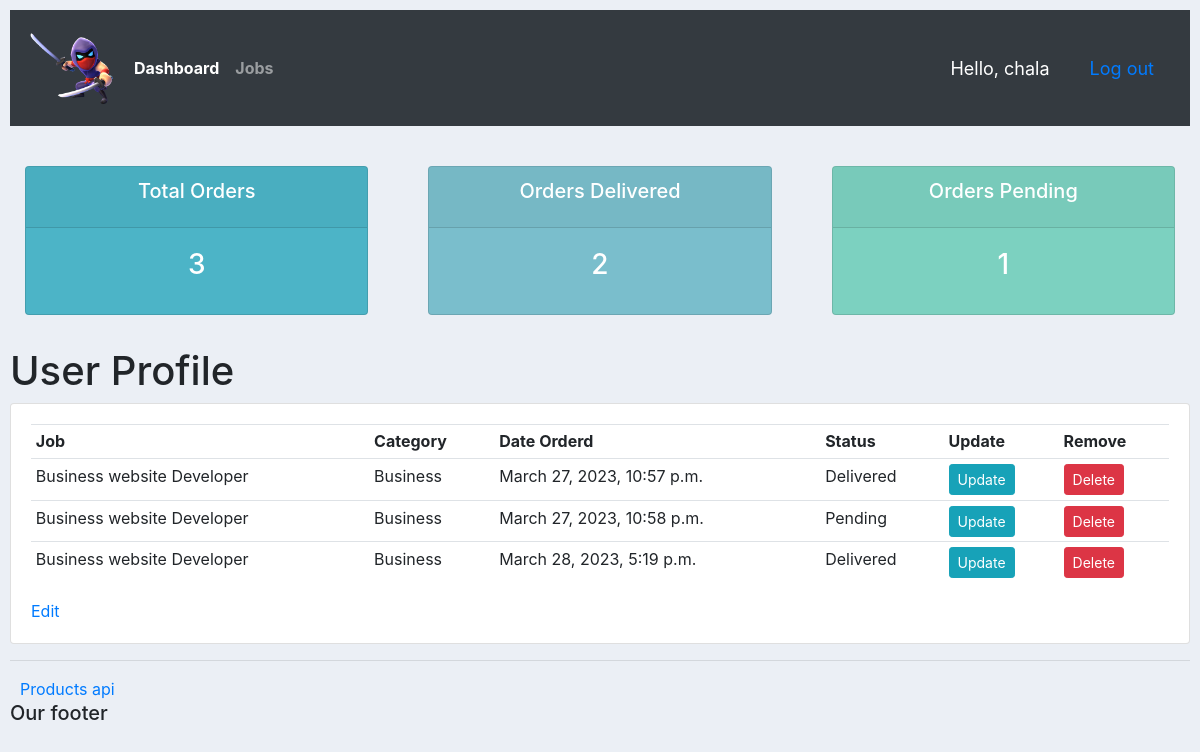
Page /profile/ (signed in) on the committed database.
### accounts/models.py (models this page shows, shortened)
class Order(models.Model):
    STATUS = (
        ('Pending','Pending'),
        ('Out for delivery','Out for delivery'),
        ('Delivered','Delivered'),
    )
    customer = models.ForeignKey(Customer, null=True, on_delete=models.SET_NULL)
    job = models.ForeignKey(job, null=True, on_delete=models.SET_NULL)
    status = models.CharField(max_length=200,null=True,choices=STATUS)
    date_created = models.DateTimeField(auto_now_add=True, null=True)

class job(models.Model):
    CATEGORY = (
        ('IT','IT'),
        ('Business','Business'),
        ('Marketing','Marketing'),
    )
    name = models.CharField(max_length=200, null=True)
    price = models.FloatField(null=True)
    category = models.CharField(max_length=200, null=True,choices=CATEGORY)
    description = models.CharField(max_length=200, null=True, blank=True)
    date_created = models.DateTimeField(auto_now_add=True, null=True)
    tags = models.ManyToManyField(Tag)
    def __str__(self) -> str:
        return self.name

### accounts/decorators.py (the view)
        def wrapperr_func(request, *args,**kwargs):
            group = None
            if request.user.groups.exists():
                group = request.user.groups.all()[0].name
            if group in allowed_roles:
                return view_func(request, *args,**kwargs)
            else:
                return HttpResponse("You are not authorized!")

### accounts/views.py (called while the page is built)
@login_required(login_url='login')
@allowed_user(allowed_roles=['Customer','admins'])
def userProfile(request):
    order = request.user.customer.order_set.all()
    total_orders = order.count()
    delivered = order.filter(status='Delivered').count()
    pending = order.filter(status='Pending').count()
    context = {'userorders':order,'delivered':delivered,'pending':pending,'total_orders':total_orders}
    return render(request,'account/profile.html',context)

### accounts/templates/account/profile.html (shortened to what this page needs)
{% extends 'account/main.html'%}
{% block content %}
{% include 'components/status.html' %}
    <h1>User Profile</h1>
    <div class="row">
        <div class="col-md">
            <div class="card card-body">
                <table class="table table-sm">
                    <tr>
                        <th>Job</th>
                        <th>Category</th>
                        <th>Date Orderd</th>
                        <th>Status</th>
                        <th>Update</th>
                        <th>Remove</th>
                    </tr>
                    {% for i in userorders%}
                    <tr>
                        <td>{{i.job}}</td>
                        <td>{{i.job.category}}</td>
                        <td>{{i.date_created}}</td>
                        <td>{{i.status}}</td>
                        <td><a class="btn btn-sm btn-info" href="{% url 'update_order' i.id %}">Update</a></td>
                        <td><a class="btn btn-sm btn-danger" href="{% url 'delete_order' i.id %}">Delete</a></td>
                    </tr>
                    {% endfor %}
                </table>
                <a href="{% url 'settings'%}">Edit</a>
            </div>
{% endblock %}

### accounts/templates/components/navbar.html (shortened to what this page needs)
{% load static %}
<nav class="navbar navbar-expand-lg navbar-dark bg-dark">
    <img src="{% static 'images/logo.png'%}" alt="Rexapp">
    <div class="collapse navbar-collapse" id="navbarNavAltMarkup">
      <div class="navbar-nav">
        <a class="nav-item nav-link active" href="{%url 'home'%}"><b>Dashboard</b></a>
        <a class="nav-item nav-link" href="{%url 'job'%}"><b>Jobs</b></a>
      </div>
    </div>
    <span style="color: white; font-size: 18px; margin-right: 20px;"><a style="color: white; font-size: 18px; margin-right: 20px;" href="{% url 'profilepage'%}">Hello, {{request.user}}</a> </span>
    <span><a style=" font-size: 18px; margin-right: 20px;" href="{% url 'logout' %}">Log out</a></span>
  </nav>

### static/css/main.css (style rules this page uses)
body { background-color: #ebeff5; }
img { width: 100px; height: 100px; }

### rows in the picture
Order: job "Business website Developer", job.category "Business", date_created "March 27, 2023, 10:57 p.m.", status "Delivered"
Order: job "Business website Developer", job.category "Business", date_created "March 27, 2023, 10:58 p.m.", status "Pending"
Order: job "Business website Developer", job.category "Business", date_created "March 28, 2023, 5:19 p.m.", status "Delivered"

### other values in the picture
{{ request.user }} "chala"
{{ total_orders }} "3"
{{ delivered }} "2"
{{ pending }} "1"
